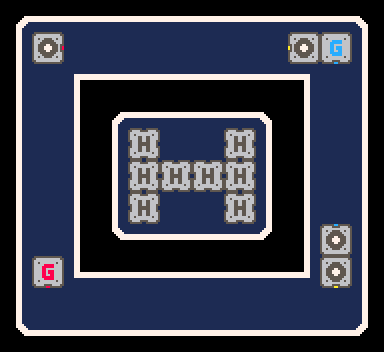

Tiled map render using the project's own tile images. Description and the whole map definition, tile-layer contents included, below:
An orthogonal 12x11 tile map with 32x32 px tiles, 2 tile layers (Blueboard, Element) and 1 object.

<map version="1.5" tiledversion="1.7.2" orientation="orthogonal" renderorder="left-down" width="12" height="11" tilewidth="32" tileheight="32" infinite="0" nextlayerid="4" nextobjectid="3">
 <tileset firstgid="1" source="../element.tsx" />
 <layer id="1" name="Blueboard" width="12" height="11" locked="1">
  <data encoding="csv">
28,29,29,29,29,29,29,29,29,29,29,47,
59,61,77,62,60,60,45,62,60,62,60,63,
59,45,78,93,93,93,93,93,93,76,60,63,
59,61,63,28,29,29,29,29,30,59,62,63,
59,62,63,59,60,45,45,45,63,59,62,63,
59,77,63,59,77,61,60,62,63,59,62,63,
59,60,63,59,45,61,60,45,63,59,77,63,
59,61,63,75,93,93,93,93,94,59,60,63,
59,77,46,29,29,29,29,29,29,44,60,63,
59,77,62,60,61,45,45,60,60,77,62,63,
92,93,93,93,93,93,93,93,93,93,93,94
</data>
 </layer>
 <layer id="3" name="Element" width="12" height="11">
  <data encoding="csv">
0,0,0,0,0,0,0,0,0,0,0,0,
0,2684354627,0,0,0,0,0,0,0,1610612819,19,0,
0,0,0,0,0,0,0,0,0,0,0,0,
0,0,0,0,0,0,0,0,0,0,0,0,
0,0,0,0,4,0,0,4,0,0,0,0,
0,0,0,0,4,4,4,4,0,0,0,0,
0,0,0,0,4,0,0,4,0,0,0,0,
0,0,0,0,0,0,0,0,0,0,68,0,
0,3,0,0,0,0,0,0,0,0,3221225555,0,
0,0,0,0,0,0,0,0,0,0,0,0,
0,0,0,0,0,0,0,0,0,0,0,0
</data>
 </layer>
 <objectgroup id="2" name="Object" visible="0" locked="1">
  <object id="1" x="192" y="176">
   <point />
  </object>
 </objectgroup>
</map>
